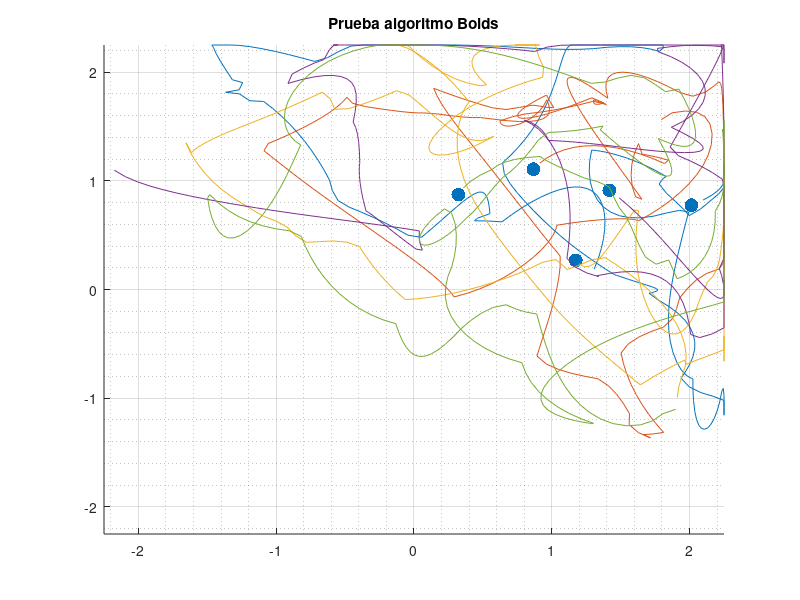

This figure's MATLAB source:
% Definir parámetros
num_boids = 5;

range_x = [-2.25, 2.25];
range_y = [-2.25, 2.25];
obstacles = [1.65, 1.6; 
            1.95, -1.55];



shepherds_avoidance_factor  = 0.4;
shepherd_approach_distance  = 0.5;
separation_radius           = 0.1;

obstacle_radius = 0.3;
num_iterations = 300;

trj1=zeros(num_iterations,2);
trj2=zeros(num_iterations,2);
trj3=zeros(num_iterations,2);
trj4=zeros(num_iterations,2);
trj5=zeros(num_iterations,2);

% Inicializar posiciones y velocidades de los boids
positions = rand(num_boids, 2) .* [(range_x(2)-range_x(1)), (range_y(2)-range_y(1))] + [range_x(1), range_y(1)];
velocities = rand(num_boids, 2) - 0.5;
shepherds = rand(1, 2) .* [(range_x(2)-range_x(1)), (range_y(2)-range_y(1))] + [range_x(1), range_y(1)];


% Parámetros del algoritmo Boids
cohesion_factor = 0.02;
separation_factor = 0.05;
alignment_factor = 0.01;
obstacle_avoidance_factor = 0.1;

% Simulación

for t = 1:num_iterations
    % Calcular centro de masa
    center_of_mass = mean(positions);

    trj1 (t,:)=positions(1,:);
    trj2 (t,:)=positions(2,:);
    trj3 (t,:)=positions(3,:);
    trj4 (t,:)=positions(4,:);
    trj5 (t,:)=positions(5,:);

    % Calcular dirección de movimiento para cada boid
    for i = 1:num_boids
        % Regla de cohesión
        cohesion = (center_of_mass - positions(i,:)) * cohesion_factor;
        
        % Regla de separación
        separation = zeros(1,2);
        for j = 1:num_boids
            if i ~= j
                dist = norm(positions(i,:) - positions(j,:));
                if dist < 0.1 % Evitar división por cero
                    separation = separation + rand(1,2); % Aplicar un pequeño alejamiento aleatorio
                elseif dist < 0.5
                    separation = separation - (positions(j,:) - positions(i,:)) / dist^2;
                end
            end
        end
        separation = separation * separation_factor;
        
        % Regla de alineación
        alignment = mean(velocities) * alignment_factor;
        
        % Evitar obstáculos
        avoidance = zeros(1,2);
        for k = 1:size(obstacles, 1)
            dist_to_obstacle = norm(positions(i,:) - obstacles(k,:));
            if dist_to_obstacle < obstacle_radius
                avoidance = avoidance + (positions(i,:) - obstacles(k,:)) / dist_to_obstacle^2;
            end
        end
        avoidance = avoidance * obstacle_avoidance_factor;

	    % Evitar Pastores
        shepherds_avoidance = zeros(1,2);
        for k = 1:size(shepherds, 1)
            dist_to_shepherds = norm(positions(i,:) - shepherds(k,:));
            if dist_to_shepherds < shepherd_approach_distance
                shepherds_avoidance = shepherds_avoidance + (positions(i,:) - shepherds(k,:)) / dist_to_shepherds^2;
            end
        end
        shepherds_avoidance = shepherds_avoidance * shepherds_avoidance_factor;
                    
        
        % Actualizar velocidad
        velocities(i,:) = velocities(i,:) + cohesion + separation + alignment + avoidance+shepherds_avoidance;
        
        % Limitar velocidad máxima
        max_speed = 0.1;
        speed = norm(velocities(i,:));
        if speed > max_speed
            velocities(i,:) = velocities(i,:) * max_speed / speed;
        end
        
        % Actualizar posición
        positions(i,:) = positions(i,:) + velocities(i,:);
        
        % Limitar posición dentro del rango
        positions(i,1) = min(max(positions(i,1), range_x(1)), range_x(2));
        positions(i,2) = min(max(positions(i,2), range_y(1)), range_y(2));
    end

    X_pos = sort(positions(:,1));
    L_pos  = X_pos(1);
    pos = find(positions(:,1)==L_pos);
    target_L = [positions(pos(1),1)-0.5, positions(pos(1),2)];

    
    % Visualización (opcional)
    scatter(positions(:,1), positions(:,2),100, "magenta",'filled');
     hold on;
    % scatter(obstacles(:,1), obstacles(:,2),200 ,'r', 'filled');
    % scatter(shepherds(:,1), shepherds(:,2),200 ,'blue', 'filled');
    plot(trj1(1:t,1),trj1(1:t,2));
    plot(trj2(1:t,1),trj2(1:t,2));
    plot(trj3(1:t,1),trj3(1:t,2));
    plot(trj4(1:t,1),trj4(1:t,2));
    plot(trj5(1:t,1),trj5(1:t,2));
    xlim(range_x);
    ylim(range_y);
    grid on
    grid minor
    hold off;
    title('Prueba algoritmo Boids')
    % legend('boids','obstacles','Location','NorthEastOutside','Orientation','vertical')
    drawnow;
end
